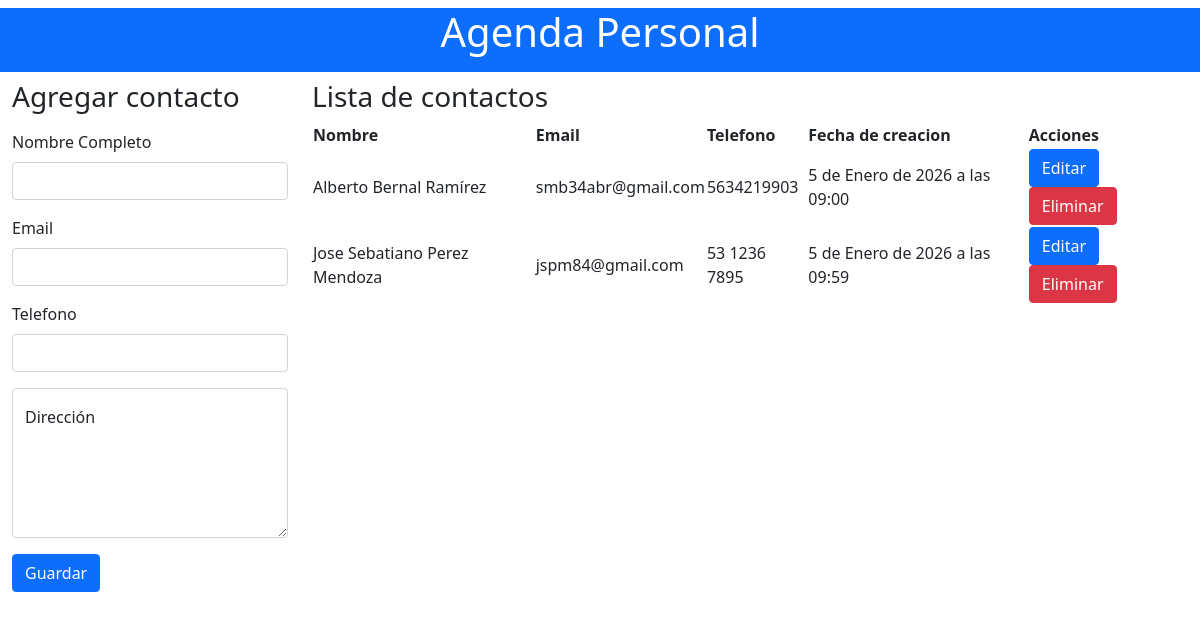
The app's page /, older data.
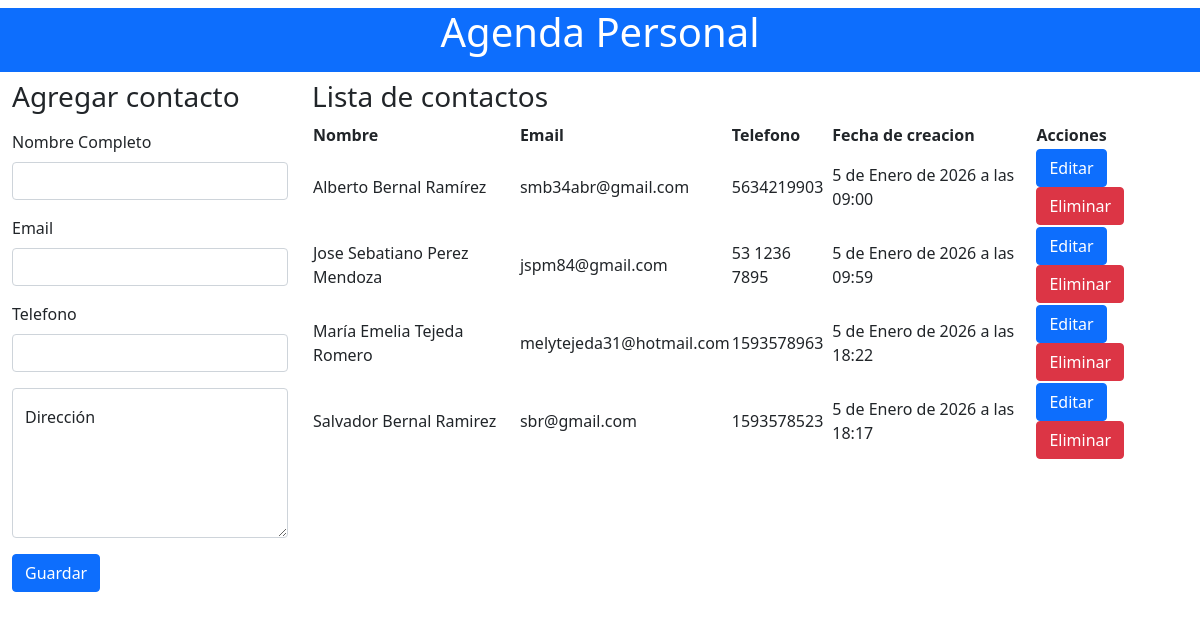
The same page, newer data.
### personal/models.py (models this page shows, shortened)
class Contact(models.Model):
    name = models.CharField(max_length=100)
    email = models.EmailField()
    phone = models.CharField(max_length=20)
    direction = models.TextField(blank=True)
    created = models.DateTimeField(auto_now=True)
    class Meta:
        ordering = ['name']

### personal/views.py (the view)
# urls.py: path('', views.contact_list_and_create, name='contact_list'),
def contact_list_and_create(request):
    if request.method == 'POST':
        form = ContactForm(request.POST)
        if form.is_valid():
            form.save()
            return redirect('personal:contact_list')
    form = ContactForm()
    contacts = Contact.objects.all()
    return render(request, 'contact_list.html', {
    'form': form,
    'contacts': contacts
    })

### personal/forms.py
class ContactForm(forms.ModelForm):
    class Meta:
        model = Contact
        fields = ['name', 'email', 'phone', 'direction']

### personal/templates/contact_list.html (shortened to what this page needs)
<!DOCTYPE html>
<html lang="es">
<head>
    <link rel="stylesheet" href="https://cdn.jsdelivr.net/npm/bootstrap@5.0.2/dist/css/bootstrap.min.css"
        rel="stylesheet"
>
    <link rel="stylesheet" href="https://cdn.datatables.net/2.3.6/css/dataTables.dataTables.css">
</head>
<body>
    <h1 class="text-center mt-2 bg-primary text-white pb-3">Agenda Personal</h1>
    <div class="container-fluid">
        <div class="row">
            <div class="col-3">
                <form action="/registrarPersonal/" method="post">
                    <h3>Agregar contacto</h3>
                    <div class="mb-3 mt-3">
                        <label for="nombre" class="form-label">Nombre Completo</label>
                        <input type="text" class="form-control" id="nombre" name="name" aria-describedby="emailHelp" required>
                    </div>
                    <div class="mb-3">
                        <label for="email" class="form-label">Email</label>
                        <input type="email" class="form-control" id="email" name="email" required>
                    </div>
                    <div class="mb-3">
                        <label for="phone" class="form-label">Telefono</label>
                        <input type="text" class="form-control" id="phone" name="phone" required>
                    </div>
                    <div class="form-floating mb-3">
                        <textarea class="form-control" placeholder="Leave a comment here" id="floatingTextarea"
                            name="direction" style="height: 150px;" required></textarea>
                        <label for="direction">Dirección</label>
                    </div>
                    <button type="submit" class="btn btn-primary">Guardar</button>
                </form>
            </div>
            <div class="col-9">
                <h3>Lista de contactos</h3>
                <table id="example" class="display" style="width:100%">
                    <thead>
                        <tr>
                            <th>Nombre</th>
                            <th>Email</th>
                            <th>Telefono</th>
                            <th>Fecha de creacion</th>
                            <th>Acciones</th>
                        </tr>
                    </thead>
                    <tbody>
                        {% for contact in contacts %}
                        <tr>
                            <td>{{ contact.name }}</td>
                            <td>{{ contact.email }}</td>
                            <td>{{ contact.phone }}</td>
                            <td>{{ contact.created }}</td>
                            <td>
                                <a href="" class="btn btn-primary">Editar</a>
                                <a href="" class="btn btn-danger">Eliminar</a>
                            </td>
                        </tr>
                        {% endfor %}
                    </tbody>
                </table>
            </div>
        </div>
    </div>
</body>
</html>

Row changes from the older to the newer data that the page shows:
added Contact: name "María Emelia Tejeda Romero", email "melytejeda31@hotmail.com", phone "1593578963", created "5 de Enero de 2026 a las 18:22"
added Contact: name "Salvador Bernal Ramirez", email "sbr@gmail.com", phone "1593578523", created "5 de Enero de 2026 a las 18:17"
